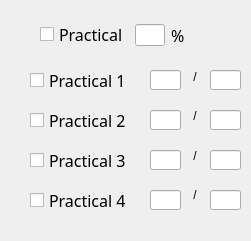
      <widget class="QWidget" name="widget_3" native="true">
       <property name="geometry">
        <rect>
         <x>250</x>
         <y>390</y>
         <width>251</width>
         <height>241</height>
        </rect>
       </property>
       <property name="styleSheet">
        <string notr="true">font: 63 12pt &quot;Bahnschrift SemiBold&quot;;</string>
       </property>
       <widget class="QLineEdit" name="prL4pct">
        <property name="geometry">
         <rect>
          <x>210</x>
          <y>190</y>
          <width>31</width>
          <height>20</height>
         </rect>
        </property>
        <property name="styleSheet">
         <string notr="true">font: 25 10pt &quot;Bahnschrift Light&quot;;</string>
        </property>
       </widget>
       <widget class="QLineEdit" name="prL2">
        <property name="geometry">
         <rect>
          <x>150</x>
          <y>110</y>
          <width>31</width>
          <height>20</height>
         </rect>
        </property>
        <property name="styleSheet">
         <string notr="true">font: 25 10pt &quot;Bahnschrift Light&quot;;</string>
        </property>
       </widget>
       <widget class="QLineEdit" name="prL3pct">
        <property name="geometry">
         <rect>
          <x>210</x>
          <y>150</y>
          <width>31</width>
          <height>20</height>
         </rect>
        </property>
        <property name="styleSheet">
         <string notr="true">font: 25 10pt &quot;Bahnschrift Light&quot;;</string>
        </property>
       </widget>
       <widget class="QLineEdit" name="prL4">
        <property name="geometry">
         <rect>
          <x>150</x>
          <y>190</y>
          <width>31</width>
          <height>20</height>
         </rect>
        </property>
        <property name="styleSheet">
         <string notr="true">font: 25 10pt &quot;Bahnschrift Light&quot;;</string>
        </property>
       </widget>
       <widget class="QCheckBox" name="pr3">
        <property name="geometry">
         <rect>
          <x>30</x>
          <y>140</y>
          <width>111</width>
          <height>41</height>
         </rect>
        </property>
        <property name="font">
         <font>
          <family>Bahnschrift SemiBold</family>
          <pointsize>12</pointsize>
          <weight>7</weight>
          <italic>false</italic>
          <bold>false</bold>
         </font>
        </property>
        <property name="text">
         <string>Practical 3</string>
        </property>
       </widget>
       <widget class="QCheckBox" name="pr1">
        <property name="geometry">
         <rect>
          <x>30</x>
          <y>60</y>
          <width>131</width>
          <height>41</height>
         </rect>
        </property>
        <property name="font">
         <font>
          <family>Bahnschrift SemiBold</family>
          <pointsize>12</pointsize>
          <weight>7</weight>
          <italic>false</italic>
          <bold>false</bold>
         </font>
        </property>
        <property name="text">
         <string>Practical 1</string>
        </property>
       </widget>
       <widget class="QLineEdit" name="prL3">
        <property name="geometry">
         <rect>
          <x>150</x>
          <y>150</y>
          <width>31</width>
          <height>20</height>
         </rect>
        </property>
        <property name="styleSheet">
         <string notr="true">font: 25 10pt &quot;Bahnschrift Light&quot;;</string>
        </property>
       </widget>
       <widget class="QLineEdit" name="prL1pct">
        <property name="geometry">
         <rect>
          <x>210</x>
          <y>70</y>
          <width>31</width>
          <height>20</height>
         </rect>
        </property>
        <property name="styleSheet">
         <string notr="true">font: 25 10pt &quot;Bahnschrift Light&quot;;</string>
        </property>
       </widget>
       <widget class="QCheckBox" name="pr2">
        <property name="geometry">
         <rect>
          <x>30</x>
          <y>100</y>
          <width>111</width>
          <height>41</height>
         </rect>
        </property>
        <property name="font">
         <font>
          <family>Bahnschrift SemiBold</family>
          <pointsize>12</pointsize>
          <weight>7</weight>
          <italic>false</italic>
          <bold>false</bold>
         </font>
        </property>
        <property name="text">
         <string>Practical 2</string>
        </property>
       </widget>
       <widget class="QCheckBox" name="pr4">
        <property name="geometry">
         <rect>
          <x>30</x>
          <y>180</y>
          <width>111</width>
          <height>41</height>
         </rect>
        </property>
        <property name="font">
         <font>
          <family>Bahnschrift SemiBold</family>
          <pointsize>12</pointsize>
          <weight>7</weight>
          <italic>false</italic>
          <bold>false</bold>
         </font>
        </property>
        <property name="text">
         <string>Practical 4</string>
        </property>
       </widget>
       <widget class="QLineEdit" name="prL1">
        <property name="geometry">
         <rect>
          <x>150</x>
          <y>70</y>
          <width>31</width>
          <height>20</height>
         </rect>
        </property>
        <property name="styleSheet">
         <string notr="true">font: 25 10pt &quot;Bahnschrift Light&quot;;</string>
        </property>
       </widget>
       <widget class="QLineEdit" name="prL2pct">
        <property name="geometry">
         <rect>
          <x>210</x>
          <y>110</y>
          <width>31</width>
          <height>20</height>
         </rect>
        </property>
        <property name="styleSheet">
         <string notr="true">font: 25 10pt &quot;Bahnschrift Light&quot;;</string>
        </property>
       </widget>
       <widget class="QWidget" name="layoutWidget_2">
        <property name="geometry">
         <rect>
          <x>190</x>
          <y>60</y>
          <width>20</width>
          <height>151</height>
         </rect>
        </property>
        <layout class="QVBoxLayout" name="verticalLayout_6">
         <item>
          <widget class="QLabel" name="label_17">
           <property name="text">
            <string> / </string>
           </property>
          </widget>
         </item>
         <item>
          <widget class="QLabel" name="label_18">
           <property name="text">
            <string> /</string>
           </property>
          </widget>
         </item>
         <item>
          <widget class="QLabel" name="label_19">
           <property name="text">
            <string> /</string>
           </property>
          </widget>
         </item>
         <item>
          <widget class="QLabel" name="label_20">
           <property name="text">
            <string> /</string>
           </property>
          </widget>
         </item>
        </layout>
       </widget>
       <widget class="QWidget" name="layoutWidget">
        <property name="geometry">
         <rect>
          <x>40</x>
          <y>20</y>
          <width>161</width>
          <height>30</height>
         </rect>
        </property>
        <layout class="QHBoxLayout" name="horizontalLayout_6">
         <property name="sizeConstraint">
          <enum>QLayout::SetDefaultConstraint</enum>
         </property>
         <item>
          <widget class="QCheckBox" name="prChk">
           <property name="sizePolicy">
            <sizepolicy hsizetype="Fixed" vsizetype="Fixed">
             <horstretch>0</horstretch>
             <verstretch>0</verstretch>
            </sizepolicy>
           </property>
           <property name="font">
            <font>
             <family>Bahnschrift SemiBold</family>
             <pointsize>12</pointsize>
             <weight>7</weight>
             <italic>false</italic>
             <bold>false</bold>
            </font>
           </property>
           <property name="text">
            <string>Practical</string>
           </property>
          </widget>
         </item>
         <item>
          <widget class="QLineEdit" name="assPct1_4">
           <property name="sizePolicy">
            <sizepolicy hsizetype="Ignored" vsizetype="Fixed">
             <horstretch>0</horstretch>
             <verstretch>0</verstretch>
            </sizepolicy>
           </property>
           <property name="styleSheet">
            <string notr="true">font: 25 10pt &quot;Bahnschrift Light&quot;;</string>
           </property>
          </widget>
         </item>
         <item>
          <layout class="QHBoxLayout" name="horizontalLayout_3">
           <property name="spacing">
            <number>0</number>
           </property>
           <item>
            <widget class="QLabel" name="label_180">
             <property name="font">
              <font>
               <family>Bahnschrift SemiBold</family>
               <pointsize>12</pointsize>
               <weight>7</weight>
               <italic>false</italic>
               <bold>false</bold>
              </font>
             </property>
             <property name="text">
              <string>%</string>
             </property>
            </widget>
           </item>
          </layout>
         </item>
        </layout>
       </widget>
      </widget>
